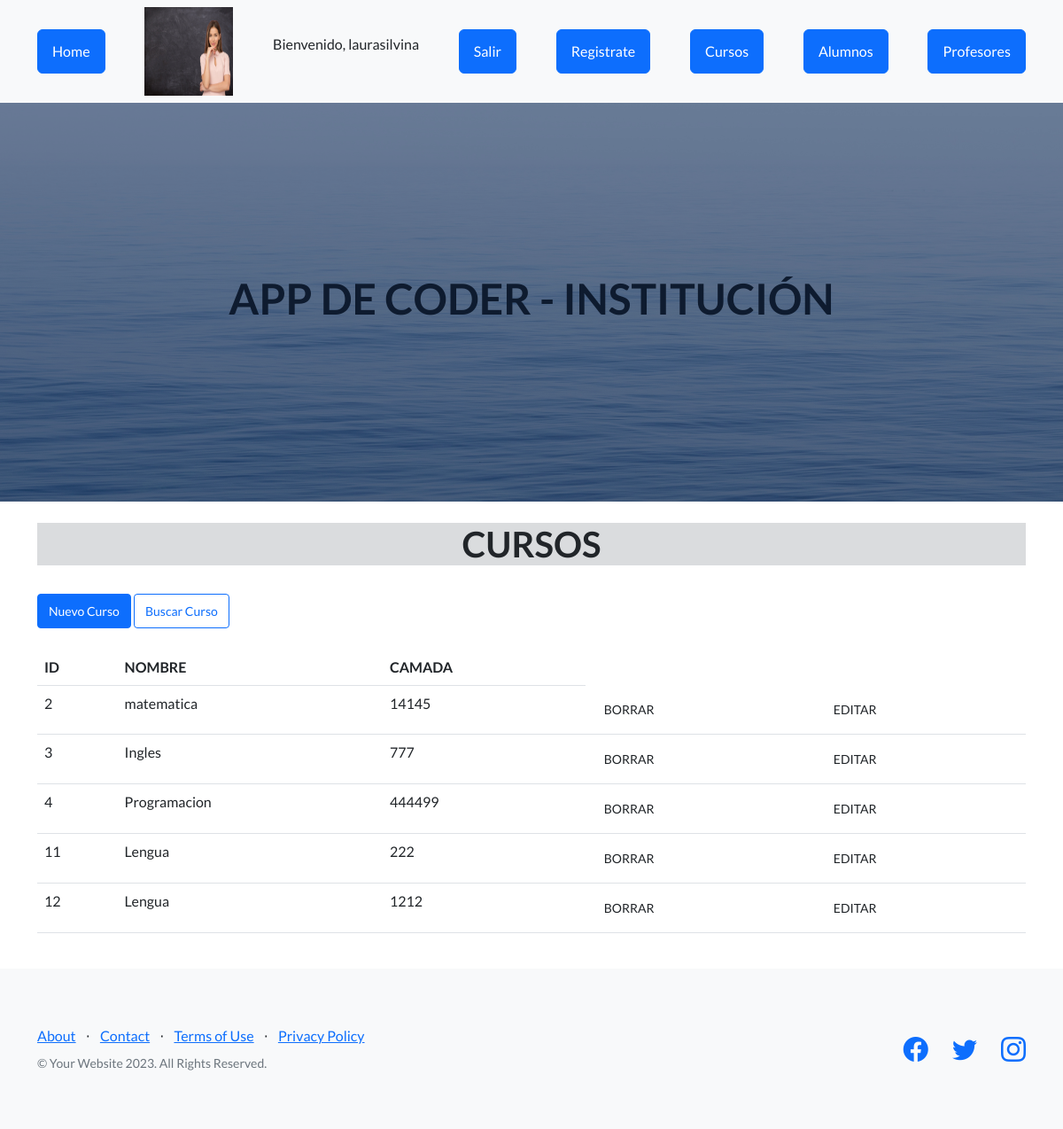
Page /Appcoder/ver_cursos (signed in) on the committed database.
### Appcoder/models.py (models this page shows, shortened)
class Curso (models.Model):  #clase curso hereda de la clase Model que es la clase padre y le da un monton de funcionalidad
    nombre= models.CharField(max_length=40)
    camada= models.IntegerField()

### Appcoder/views.py (the view)
def ver_cursos(request):
    avatares = Avatar.objects.filter(user=request.user.id)
    curso = Curso.objects.all()
    return render(request , "cursos.html", {"curso": curso,"url":avatares[0].imagen.url  if avatares.exists () else None})

### Appcoder/template/cursos.html
{% extends 'padre.html' %}
{% load static %}
{% block contenido %}
    <main class="container">
        <br>
        <h1 class="text-center bg-secondary bg-opacity-25"> CURSOS </h1>
        <br>
        <a href="alta_curso" class="btn btn-primary btn-sm">Nuevo Curso</a>
        <a href="buscar_curso" class="btn btn-outline-primary btn-sm">Buscar Curso</a>
        <br>
        <br>
        <table class="table">
            <thead>
                <tr>
                    <th>ID</th>
                    <th>NOMBRE</th>
                    <th>CAMADA</th>
                </tr>
            </thead>
            <tbody>
                {% for n in curso %}
                <tr>
                    <td>{{n.id}}</td>
                    <td>{{n.nombre}}</td>
                    <td>{{n.camada}}</td>
                    {% if  request.user.is_authenticated %}
                    <td><a href="{% url 'eliminar_curso' n.id %}" class="btn danger btn-sm">BORRAR</a></td>
                    <td><a href="{% url 'editar_curso'  n.id %}" class="btn warning btn-sm">EDITAR</a></td>
                    {% endif %}
                </tr>
                {% endfor %}
            </tbody>
        </table>
        <br>
    </main>
{% endblock %}

### Appcoder/template/padre.html (shortened to what this page needs)
<!DOCTYPE html>
<html lang="en">
    <head>
        {%load static%}
        <link href="https://cdn.jsdelivr.net/npm/bootstrap-icons@1.5.0/font/bootstrap-icons.css" rel="stylesheet" type="text/css" />
        <link href= "{%  static 'Appcoder/css/styles.css' %}" rel="stylesheet" />
    </head>
    <body>
        <nav class="navbar navbar-light bg-light static-top">
            <div class="container">
                <a class="btn btn-primary" href="{% url 'HOME' %}">Home</a>
                {% if  request.user.is_authenticated %}
                <img src="{{ url }}" alt="" width="100px" height="100px">
                <p>Bienvenido, {{user.username}}</p>
                <form action="{% url 'Logout'%}" method="post">
                <button class="btn btn-primary" type="submit">Salir</button>
                </form>
                {% endif %}
                <a class="btn btn-primary" href="{% url 'Register' %}"">Registrate</a>
                <a class="btn btn-primary" href="{% url 'CURSOS' %}">Cursos</a>
                <a class="btn btn-primary" href="{% url 'ALUMNOS' %}">Alumnos</a>
                <a class="btn btn-primary" href="{% url 'PROFESORES' %}">Profesores</a>
            </div>
        </nav>
        <header class="masthead"
            <div class="container position-relative">
               <h1 class="text-center" style="color: black"> APP DE CODER - INSTITUCIÓN</h1>
        </header>
    {%block contenido%}{%endblock%}
        <footer class="footer bg-light">
            <div class="container">
                <div class="row">
                    <div class="col-lg-6 h-100 text-center text-lg-start my-auto">
                        <ul class="list-inline mb-2">
                            <li class="list-inline-item"><a href="#!">About</a></li>
                            <li class="list-inline-item">⋅</li>
                            <li class="list-inline-item"><a href="#!">Contact</a></li>
                            <li class="list-inline-item">⋅</li>
                            <li class="list-inline-item"><a href="#!">Terms of Use</a></li>
                            <li class="list-inline-item">⋅</li>
                            <li class="list-inline-item"><a href="#!">Privacy Policy</a></li>
                        </ul>
                        <p class="text-muted small mb-4 mb-lg-0">&copy; Your Website 2023. All Rights Reserved.</p>
                    </div>
                    <div class="col-lg-6 h-100 text-center text-lg-end my-auto">
                        <ul class="list-inline mb-0">
                            <li class="list-inline-item me-4">
                                <a href="#!"><i class="bi-facebook fs-3"></i></a>
                            </li>
                            <li class="list-inline-item me-4">
                                <a href="#!"><i class="bi-twitter fs-3"></i></a>
                            </li>
                            <li class="list-inline-item">
                                <a href="#!"><i class="bi-instagram fs-3"></i></a>
                            </li>
                        </ul>
                    </div>
                </div>
            </div>
        </footer>
    </body>
</html>

### rows in the picture
Curso: id "2", nombre "matematica", camada "14145"
Curso: id "3", nombre "Ingles", camada "777"
Curso: id "4", nombre "Programacion", camada "444499"
Curso: id "11", nombre "Lengua", camada "222"
Curso: id "12", nombre "Lengua", camada "1212"

### other values in the picture
{{ user.username }} "laurasilvina"
